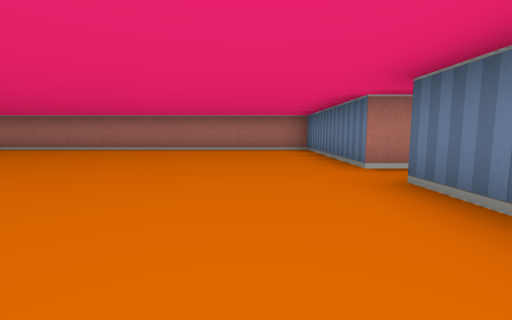
view 1 (above)

16 first-person views from a walk through a cub3D level. The camera is about half as high as the walls, tilts 6° down and sees 90° across. The floor is counted in squares. Each view is taken from the middle of a square. On the plan, view 1 faces up. The plan holds only what a view shows up to about 9 squares ahead; the rest is blank.

view 2
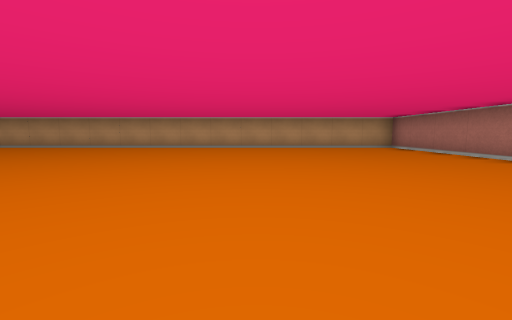

view 3
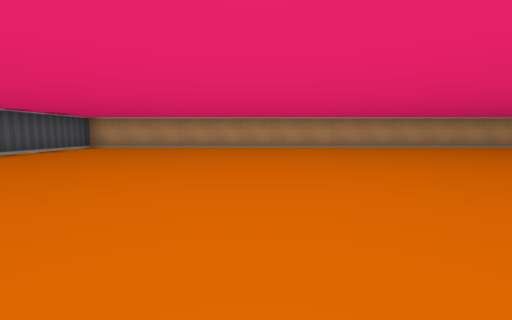

view 4
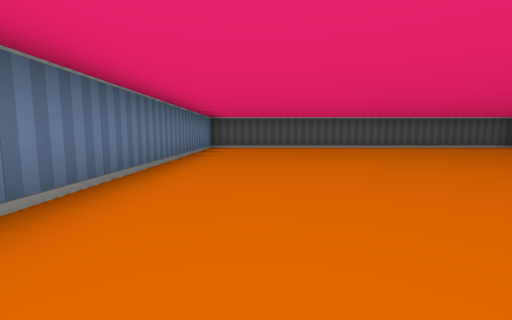

view 5
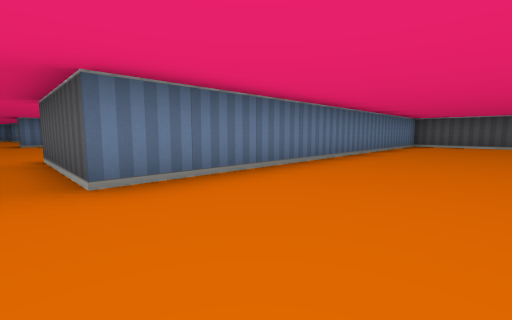

view 6
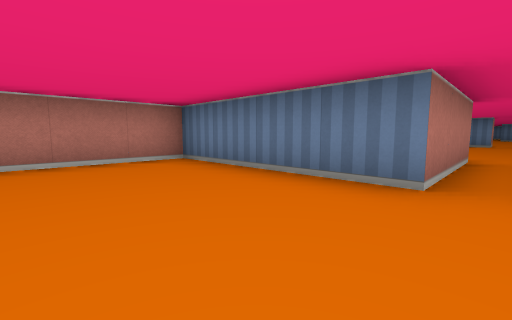

view 7
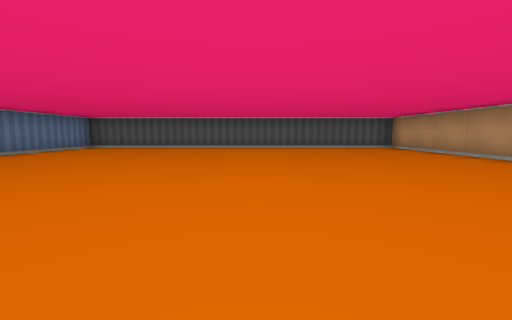

view 8
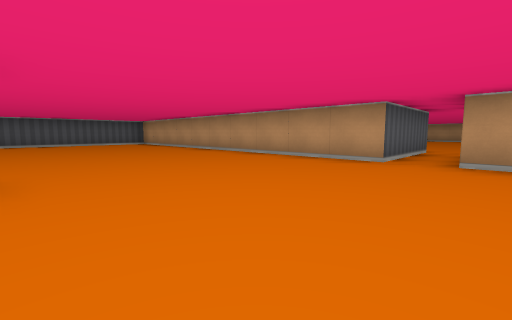

view 9
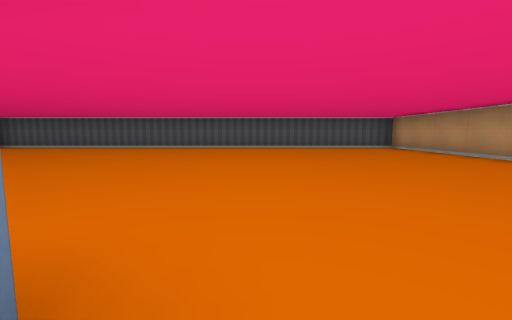

view 10
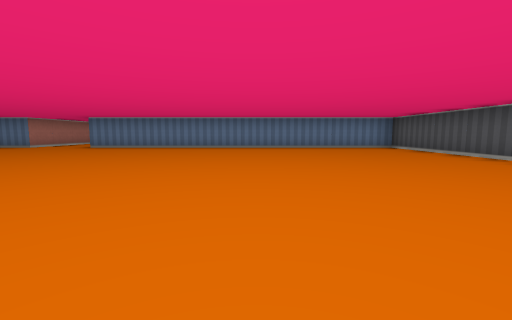

view 11
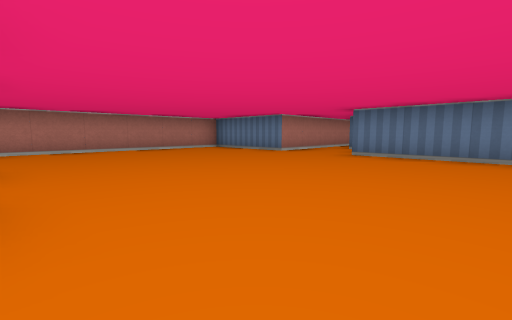

view 12
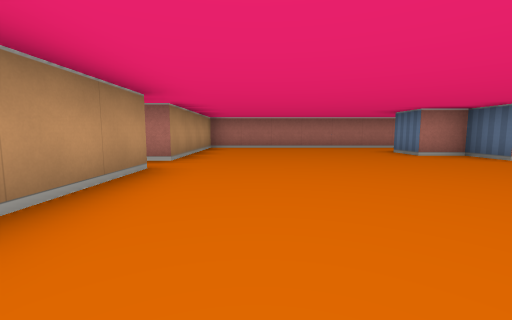

view 13
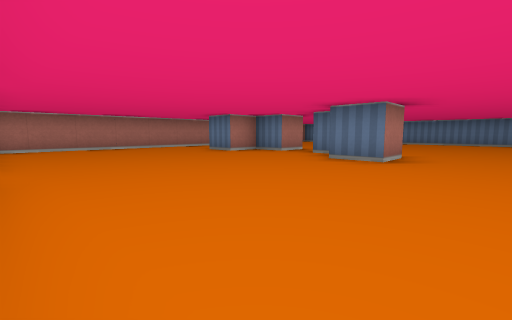

view 14
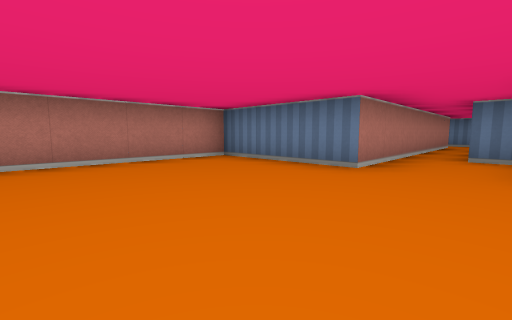

view 15
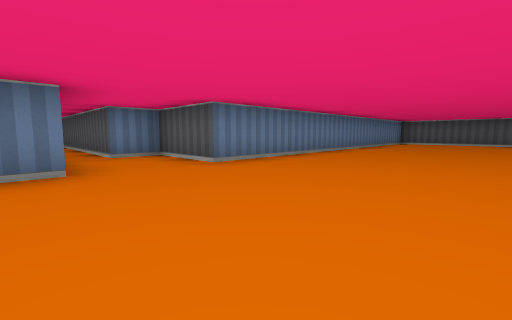

view 16
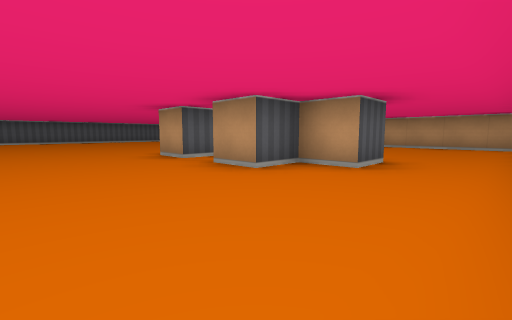

### Floor plan
Ten units are one square. View 1 is at (0, 0); x grows to the right and y downward. Boxes are objects, and circles mark ways between rooms. Rooms are numbered by the first view taken in them; rooms with no view inside come last. Other rooms are left out.
<svg viewBox="-90 -80 345 160">
<path fill="none" stroke="#000" d="M45 -35 15 -35 15 -75 -85 -75 -85 75 15 75 15 -25 45 -25M106 -5 95 -5 95 -15M105 -19 105 -25 115 -25 115 -15M105 -35 105 -45 115 -45 115 -35 105 -35M105 -45 95 -45 95 -55 105 -55 105 -45M45 -25 45 75 175 75 175 -25 195 -25 195 -35 245 -35M246 -45 175 -45 175 -75 45 -75 45 -35"/>
<circle cx="40" cy="-30" r="3" fill="#2a7"/>
<text x="-30" y="0">1</text>
<text x="110" y="0">2</text>
</svg>
Room 1 opens to room 2.

Where each view was taken, in squares from view 1:
view 1: 0 up, 0 right, facing up
view 2: 3 up, 0 right, facing left
view 3: 2 down, 0 right, facing left
view 4: 1 up, 0 right, facing down
view 5: 3 up, 1 left, facing down-right
view 6: 3 up, 1 left, facing up-right
view 7: 1 up, 4 left, facing down
view 8: 4 up, 9 right, facing down-left
view 9: 1 up, 9 right, facing down
view 10: 3 down, 9 right, facing right
view 11: 0 up, 12 right, facing up-right
view 12: 1 down, 6 right, facing up
view 13: 1 down, 5 right, facing up-right
view 14: 3 up, 14 right, facing up-right
view 15: 5 up, 14 right, facing down-right
view 16: 7 up, 14 right, facing down-left
